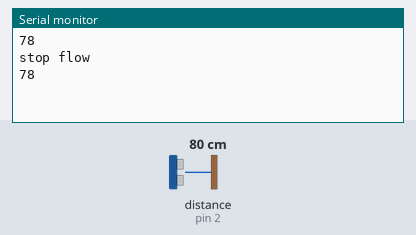
This sketch was run on a simulated Arduino Uno, built with avr-gcc and run on an emulated ATmega328P. Shown: the last lines printed to the serial monitor. Wiring (inferred from the names in the program): ultrasonic range finder: trigger pin 4; echo pin 2. Inputs (shaded band) come from the test bench; at power-on: distance to the obstacle (sensor on pin 2) 80 cm. The echo pulse lasts 58.3 µs per cm.

Above: at 1.8 s.
1.9 s: distance to the obstacle (sensor on pin 2) set to 19 cm
At 2.8 s:
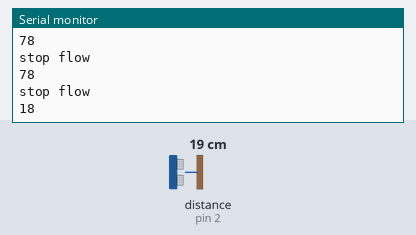
5.5 s: distance to the obstacle (sensor on pin 2) set to 25 cm
At 6.8 s:
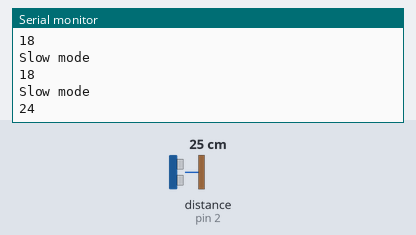
Timing chart, 0 to 8.5 s (numbered marks = the images above; inputs shaded):
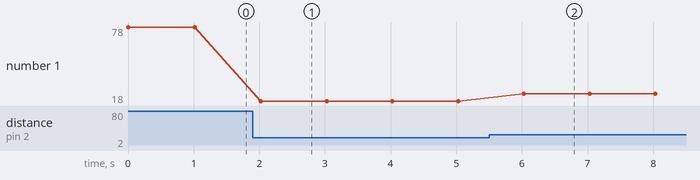

Measured:
- after the input at 1.9 s, the serial monitor: prints a new line after 0.12 s (image 1)
- after the input at 5.5 s, the serial monitor: prints a new line after 0.53 s (image 2)
- plotted number 1: 78 → 18 after the input at 1.9 s, 18 → 24 after the input at 5.5 s

The sketch:

DripTank.ino
```cpp
int Time1, dist ;
int t=4,e=2;
void setup()
{
  pinMode(t, OUTPUT);
  pinMode(e, INPUT);
  Serial.begin(9600);

}

void loop()
{
 int l =  Ultra();
  delay(1000);
  if((l >= 18) && (l <20))
  Serial.println("Slow mode");

  else if((l >= 20) &&(l < 22))
  Serial.println("Medium mode");

  else if((l >= 22) && (l <=24))
  Serial.println("fast mode");
    else
   Serial.println("stop flow");


}
int Ultra()
{int s;
 digitalWrite(t, LOW);
 delayMicroseconds(2);
 digitalWrite(t, HIGH);
 delayMicroseconds(10);
 digitalWrite(t, LOW);
int duration = pulseIn(e, HIGH);
 s=duration*0.034/2;
 Serial.println(s);
 return(s);

}
```
